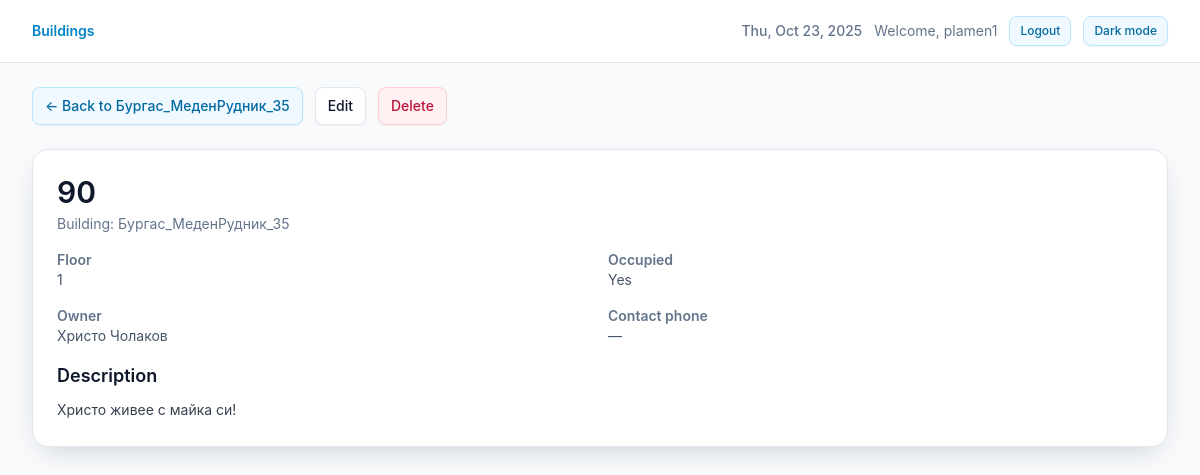
The page /units/4/ (signed in) on the database as committed earlier.
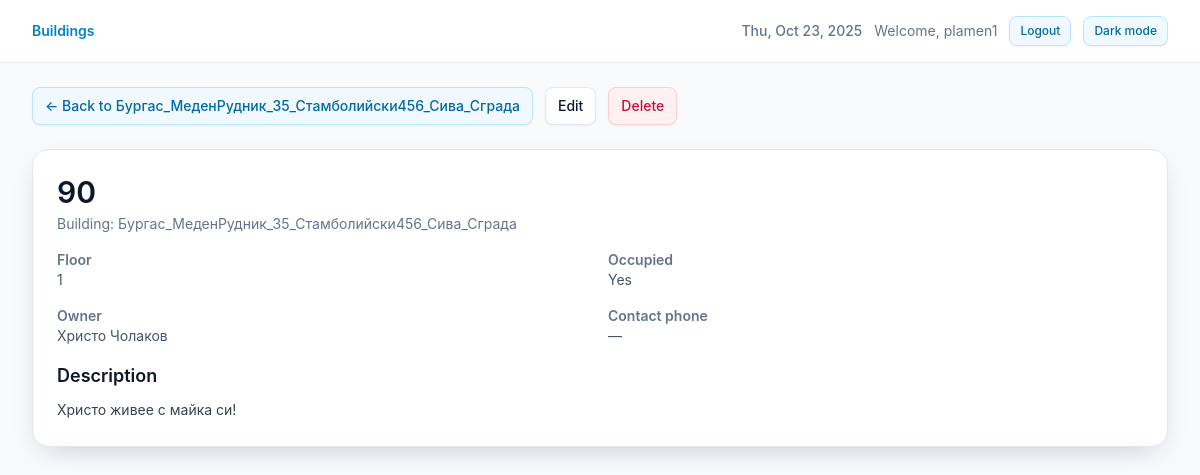
The same page on the database as committed later.
### core/models.py (models this page shows, shortened)
class TimeStampedModel(models.Model):
    created_at = models.DateTimeField(auto_now_add=True, db_index=True)
    updated_at = models.DateTimeField(auto_now=True)
    class Meta:
        abstract = True

class Unit(TimeStampedModel):
    building = models.ForeignKey(
        Building,
        on_delete=models.CASCADE,
        related_name="units",  # used by counts/annotations
    )
    number = models.CharField("Apartment number", max_length=32)
    floor = models.IntegerField(null=True, blank=True)
    owner_name = models.CharField("Apartment owner", max_length=255, blank=True)
    contact_phone = models.CharField(
        "Contact phone",
        max_length=32,
        blank=True,
        validators=[phone_validator]
    )
    is_occupied = models.BooleanField(default=False)
    description = models.TextField(blank=True)
    objects = UnitQuerySet.as_manager()
    class Meta:
        ordering = ["building_id", "number", "id"]
        constraints = [
            models.UniqueConstraint(
                Lower("number"),
                "building",
                name="unique_unit_number_ci_per_building",
            )
        ]
        indexes = [
            models.Index(fields=["building", "number"]),
        ]

class Building(TimeStampedModel):
    class Role(models.TextChoices):
        TECH_SUPPORT = "TECH_SUPPORT", "Technical Support"
        PROPERTY_MANAGER = "PROPERTY_MANAGER", "Property Manager"
        EXTERNAL_CONTRACTOR = "EXTERNAL_CONTRACTOR", "External Contractor"
    owner = models.ForeignKey(
        settings.AUTH_USER_MODEL,
        on_delete=models.CASCADE,
        related_name="buildings",
    )
    name = models.CharField(max_length=255, db_index=True)
    address = models.CharField(max_length=512, blank=True)
    description = models.TextField(blank=True)
    role = models.CharField(
        max_length=32,
        choices=Role.choices,
        default=Role.TECH_SUPPORT,
    )
    objects = BuildingQuerySet.as_manager()
    class Meta:
        ordering = ["name", "id"]

### core/views.py (the view)
# urls.py: path("units/<int:pk>/", views.UnitDetailView.as_view(), name="unit_detail"),
class UnitDetailView(LoginRequiredMixin, UserPassesTestMixin, DetailView):
    model = Unit
    template_name = "core/unit_detail.html"
    context_object_name = "unit"
    def get_queryset(self):
        return Unit.objects.select_related("building")
    def test_func(self):
        unit = self.get_object()
        return _user_can_access_building(self.request.user, unit.building)

### core/context_processors.py (called while the page is built)
def theme(request):
    return {
        "theme": request.session.get("theme", "light"),
    }

### core/views.py (called while the page is built)
def _user_can_access_building(user, building: Building) -> bool:
    return user.is_staff or building.owner_id == user.id

### templates/core/unit_detail.html (shortened to what this page needs)
{% extends "base.html" %}
{% load markdownify %}
{% block content %}
<section class="space-y-6">
  <div class="flex flex-wrap items-center gap-3">
    <a class="btn btn-secondary" href="{% url 'building_detail' unit.building_id %}">← Back to {{ unit.building.name }}</a>
    {% if user.is_superuser or unit.building.owner_id == user.id %}
      <a class="btn" href="{% url 'unit_update' unit.id %}">Edit</a>
      <a class="btn btn-danger" href="{% url 'unit_delete' unit.id %}">Delete</a>
    {% endif %}
  </div>
  <article class="space-y-4 rounded-2xl border border-slate-200 bg-white p-6 shadow-card dark:border-slate-700 dark:bg-slate-900">
    <header class="flex flex-col gap-1">
      <h1 class="text-3xl font-semibold text-brand-foreground dark:text-white break-words hyphens-auto">{{ unit.number }}</h1>
      <p class="text-sm text-slate-500 dark:text-slate-400">Building: {{ unit.building.name }}</p>
    </header>
    <dl class="grid gap-4 text-sm text-slate-600 dark:text-slate-300 sm:grid-cols-2">
      <div>
        <dt class="font-semibold text-slate-500 dark:text-slate-400">Floor</dt>
        <dd>{{ unit.floor|default:"—" }}</dd>
      </div>
      <div>
        <dt class="font-semibold text-slate-500 dark:text-slate-400">Occupied</dt>
        <dd>{{ unit.is_occupied|yesno:"Yes,No" }}</dd>
      </div>
      <div>
        <dt class="font-semibold text-slate-500 dark:text-slate-400">Owner</dt>
        <dd>{{ unit.owner_name|default:"—" }}</dd>
      </div>
      <div>
        <dt class="font-semibold text-slate-500 dark:text-slate-400">Contact phone</dt>
        <dd>{{ unit.contact_phone|default:"—" }}</dd>
      </div>
    </dl>
    <section class="space-y-2">
      <h2 class="text-lg font-semibold text-brand-foreground dark:text-white">Description</h2>
      <div class="prose prose-sm max-w-none dark:prose-invert">
        {% if unit.description %}
          {{ unit.description|markdownify }}
        {% else %}
          <p class="text-slate-500 dark:text-slate-400"><em>No description.</em></p>
        {% endif %}
      </div>
    </section>
  </article>
</section>
{% endblock %}

Rows that differ between the two databases and show on the page:
changed through a linked row, Unit "Yes": building.name "Бургас_МеденРудник_35" → "Бургас_МеденРудник_35_Стамболийски456_Сива_Сграда"
